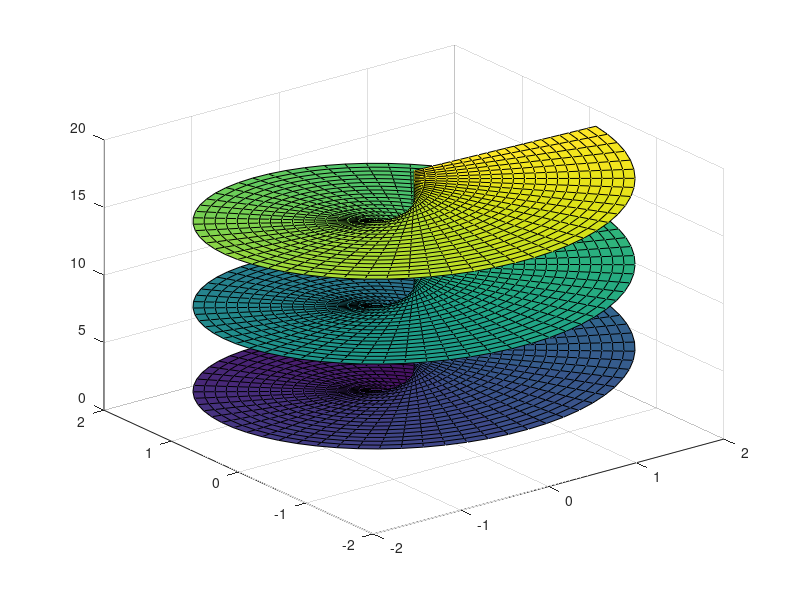

MATLAB code for this plot: (Note: this script raises an error after producing the figure.)
% disegno di una superficie in forma parametrica

[r,theta]=meshgrid(0:.1:2,0:.1:6*pi);
x=r.*cos(theta);
y=r.*sin(theta);
z=theta;

figure(1); clf
s=surf(x,y,z);
s.EdgeColor='none';
colorbar

grid on
xlabel('x')
ylabel('y')
colormap('default')